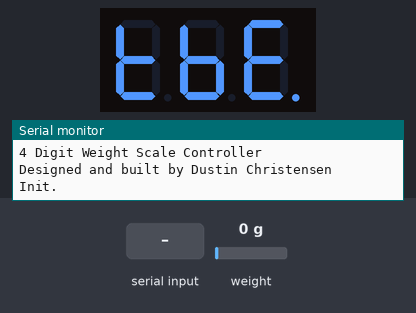
Bench run of a sketch on a simulated Arduino Uno, built with avr-gcc and run on an emulated ATmega328P. Shown: 3-digit seven-segment display, the last lines printed to the serial monitor. Wiring (inferred from the names in the program): 3-digit 7-segment display, segments lit when HIGH: segments pin 8, pin 7, pin 6, pin 5, pin 4, pin 3, pin 2, pin 9; digit selects pin 13, pin 14, pin 15. Inputs (shaded band) come from the test bench; at power-on: weight on the scale 0 g. The segment pins are drawn as the display they are named for.

Above: at 3.7 s.
3.8 s: "reset\n" received over Serial
At 4.6 s:
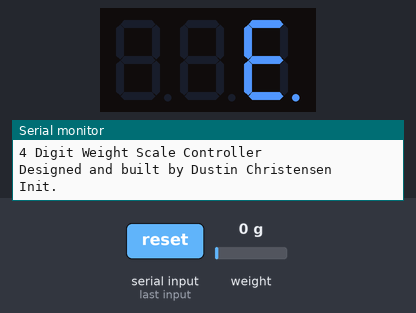
6.8 s: weight on the scale set to 3750 g
9.0 s: weight on the scale set to 1250 g
10.7 s: "cal\n" received over Serial
13.5 s: weight on the scale set to 2500 g
At 13.71 s:
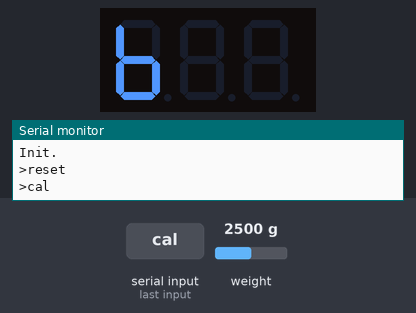
At 14.21 s:
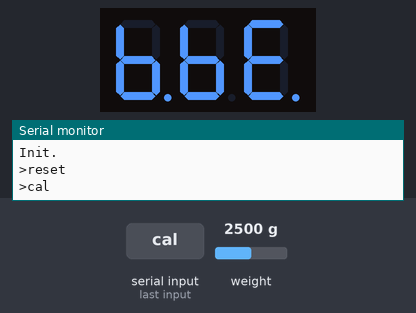

The sketch:

Segmented-Display-Weight-Scale.ino
```cpp
/** Segmented Display Weight Scale (4-9-2019) **/
/** OBSOLETE - SEE Segmented Display Module & RF Scale **/

#include <HX711.h>
#include <Wire.h>

static const byte NUM_MATRIX[10][4] = {
  { 0,0,0,0 }, //0
  { 0,0,0,1 }, //1
  { 0,0,1,0 }, //2
  { 0,0,1,1 }, //3
  { 0,1,0,0 }, //4
  { 0,1,0,1 }, //5
  { 0,1,1,0 }, //6
  { 0,1,1,1 }, //7
  { 1,0,0,0 }, //8
  { 1,0,0,1 }  //9
};

static const int DISPLAYS = 3;

int PINS_DRIVER1[4] = { 2, 3, 4, 5 };
int PINS_DRIVER2[4] = { 6, 9, 8, 7 };// B & D flipped
int PINS_DISPLAY_SELECT1[DISPLAYS] = { 10, 11, 12 };
int PINS_DISPLAY_SELECT2[DISPLAYS] = { 13, 14, 15 };
int PIN_HX711_CLK = 16;
int PIN_HX711_DAT = 17;

long previousMillis = 0;

int activeDisplay = 1;
static int displayBufDrv1[DISPLAYS] = { -1, -1, -1 };
static int displayBufDrv2[DISPLAYS] = { -1, -1, -1 };

HX711 scale;
float calibration_factor = -5402.00;//-5212
float scaleValue = 0;
long zero_factor;
boolean noUnit = false;
boolean calibrationMode = false;
boolean streamData = false;

void(* resetFunc) (void) = 0;

void setup() {
  Serial.begin(9600);
  Serial.println("4 Digit Weight Scale Controller");
  printCopyright();
  Serial.println("");

  pinMode(PINS_DRIVER1[0], OUTPUT);
  pinMode(PINS_DRIVER1[1], OUTPUT);
  pinMode(PINS_DRIVER1[2], OUTPUT);
  pinMode(PINS_DRIVER1[3], OUTPUT);

  pinMode(PINS_DRIVER2[0], OUTPUT);
  pinMode(PINS_DRIVER2[1], OUTPUT);
  pinMode(PINS_DRIVER2[2], OUTPUT);
  pinMode(PINS_DRIVER2[3], OUTPUT);

  pinMode(PINS_DISPLAY_SELECT1[0], OUTPUT);
  pinMode(PINS_DISPLAY_SELECT1[1], OUTPUT);
  pinMode(PINS_DISPLAY_SELECT1[2], OUTPUT);

  pinMode(PINS_DISPLAY_SELECT2[0], OUTPUT);
  pinMode(PINS_DISPLAY_SELECT2[1], OUTPUT);
  pinMode(PINS_DISPLAY_SELECT2[2], OUTPUT);

  startScale();
}

void printCopyright() {
  Serial.println("Designed and built by Dustin Christensen");
}

void startScale() {
  scale.begin(PIN_HX711_DAT, PIN_HX711_CLK);
  scale.set_scale();
  scale.tare();
  zero_factor = scale.read_average();
  delay(500);
  Serial.println("Init.");
}

void printCalibrationFactor() {
  Serial.print("Calibration set: ");
  Serial.println(calibration_factor);
}

void loop() {
  if (Serial.available() > 0) {
    String command = Serial.readStringUntil(' ');
    Serial.read();
    Serial.print(">");
    Serial.println(command);

    if (command == "reset") {
      resetFunc();
    } if (command == "cal") {
      calibrationMode = true;
      Serial.println("Calibration mode (x: exit)");
      Serial.println("Use '+' or '-' to calibrate(+/- 1)");
      Serial.println("Use '.' or ',' to calibrate(+/- 10)");
    } else if (command == "read") {
      Serial.print("read: ");
      Serial.println(scaleValue);
    } else if (command == "clrunit") {
      noUnit = !noUnit;
    } else if (command == "stream") {
      streamData = true;
    }

    if (calibrationMode) {
      if(command == "+") {
        calibration_factor += 1;
        printCalibrationFactor();
      } else if(command == "-") {
        calibration_factor -= 1;
        printCalibrationFactor();
      } else if(command == ".") {
        calibration_factor += 10;
        printCalibrationFactor();
      } else if(command == ",") {
        calibration_factor -= 10;
        printCalibrationFactor();
      } else if(command == "x") {
        calibrationMode = false;
        Serial.println("Calibration disabled");
      }
    }
  } else {
    long currentMillis = millis();

    if(currentMillis - previousMillis > 200) {
      previousMillis = currentMillis;

      scale.set_scale(calibration_factor);
      scaleValue = scale.get_units() + 0.07F;
      updateWeight();

      if (!calibrationMode) {
        if (streamData) {
          Serial.print("value: ");
          Serial.println(scaleValue);
        }
        if (!noUnit) {
          setUnitLbs();
        } else {
          setNoUnit();
        }
      } else {
        setNoUnit();
      }
    }
    clearDriver(PINS_DRIVER1);
    clearDriver(PINS_DRIVER2);
    processDriver(PINS_DISPLAY_SELECT1, displayBufDrv1, PINS_DRIVER1);
    processDriver(PINS_DISPLAY_SELECT2, displayBufDrv2, PINS_DRIVER2);
    activeDisplay++;

    if (activeDisplay > DISPLAYS)
    {
      activeDisplay = 1;
    }

    delay(4);
  }
}

void updateWeight() {
  int weight = round(scaleValue);
  int d1 = 0;
  int d2 = 0;
  int d3 = 0;
  int d4 = 0;

  if (weight > 0) {
    d1 = (weight / 1000) % 10;
    d2 = (weight / 100) % 10;
    d3 = (weight / 10) % 10;
    d4 = weight % 10;
  }

  if (weight <= 999) {
    if (d1 == 0)
    {
      d1 = -1;
    }
  }

  if (weight <= 99) {
    if (d2 == 0)
    {
      d2 = -1;
    }
  }

  if (weight <= 9) {
    if (d3 == 0)
    {
      d3 = -1;
    }
  }

  if (weight < 0) {
    d1 = 0;
    d2 = 0;
    d3 = 0;
    d4 = 0;
  }

  setWeightBuffer(d1, d2, d3, d4);
}

void setWeightBuffer(int d1, int d2, int d3, int d4) {
  displayBufDrv1[0] = d1;
  displayBufDrv1[1] = d2;
  displayBufDrv1[2] = d3;
  displayBufDrv2[0] = d4;
}

void setUnitLbs() {
  displayBufDrv2[1] = 1;
  displayBufDrv2[2] = 6;
}

void setNoUnit() {
  displayBufDrv2[1] = -1;
  displayBufDrv2[2] = -1;
}

void processDriver(int selectPins[], int displayBuffer[], int driverPins[]) {
  for (int displayId = 0; displayId < DISPLAYS; displayId++) {
    if (activeDisplay % DISPLAYS == displayId) {
      digitalWrite(selectPins[displayId], HIGH);

      int number = displayBuffer[displayId];

      if (number != -1) {
        writeIntToDisplayDriver(number, driverPins);
      } else {
        digitalWrite(selectPins[displayId], LOW);
      }
    } else {
      digitalWrite(selectPins[displayId], LOW);
    }
  }
}

void writeIntToDisplayDriver(int num, int driverPins[]) {
  int p = 3;

  for (byte b = 0; b < 4; b++) {
    int n = NUM_MATRIX[num][b];
    digitalWrite(driverPins[p], n);
    p--;
  }
}

void clearDriver(int driverPins[]) {
  int p = 3;

  for (int i = 0; i < 4; i++) {
    digitalWrite(driverPins[p], HIGH);
    p--;
  }
}
```

Measured:
- after the input at 3.8 s, the display: first changes after 0.06 s (image 1 shows a later state)
- after the input at 13.5 s, the display: first differs from a run without the input after 0.26 s (image 3)
- what the display in image 1 shows lasts 1.1 s, from 3.9 s to 5.0 s
